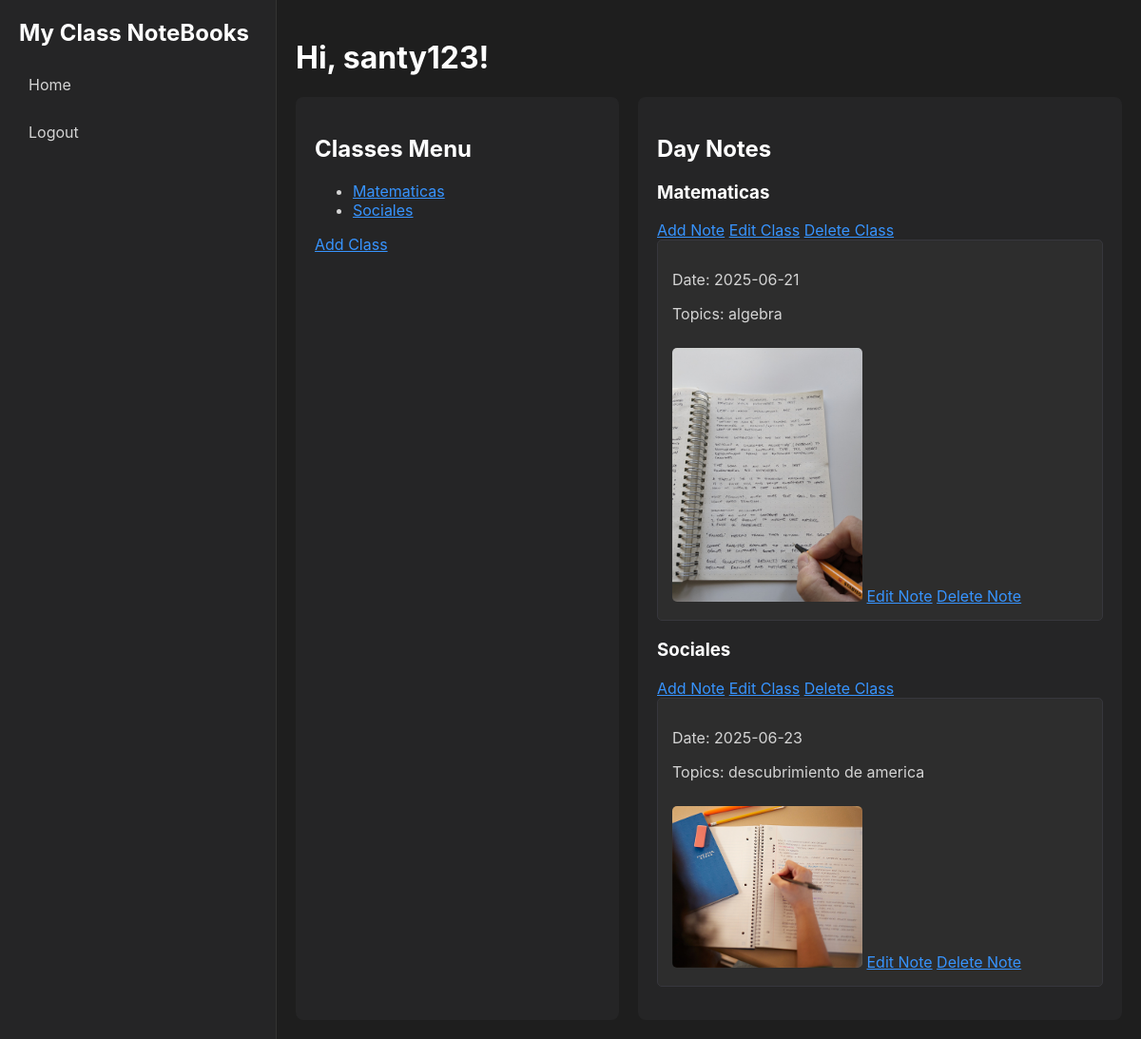
Before: /index (signed in) with the older database file.
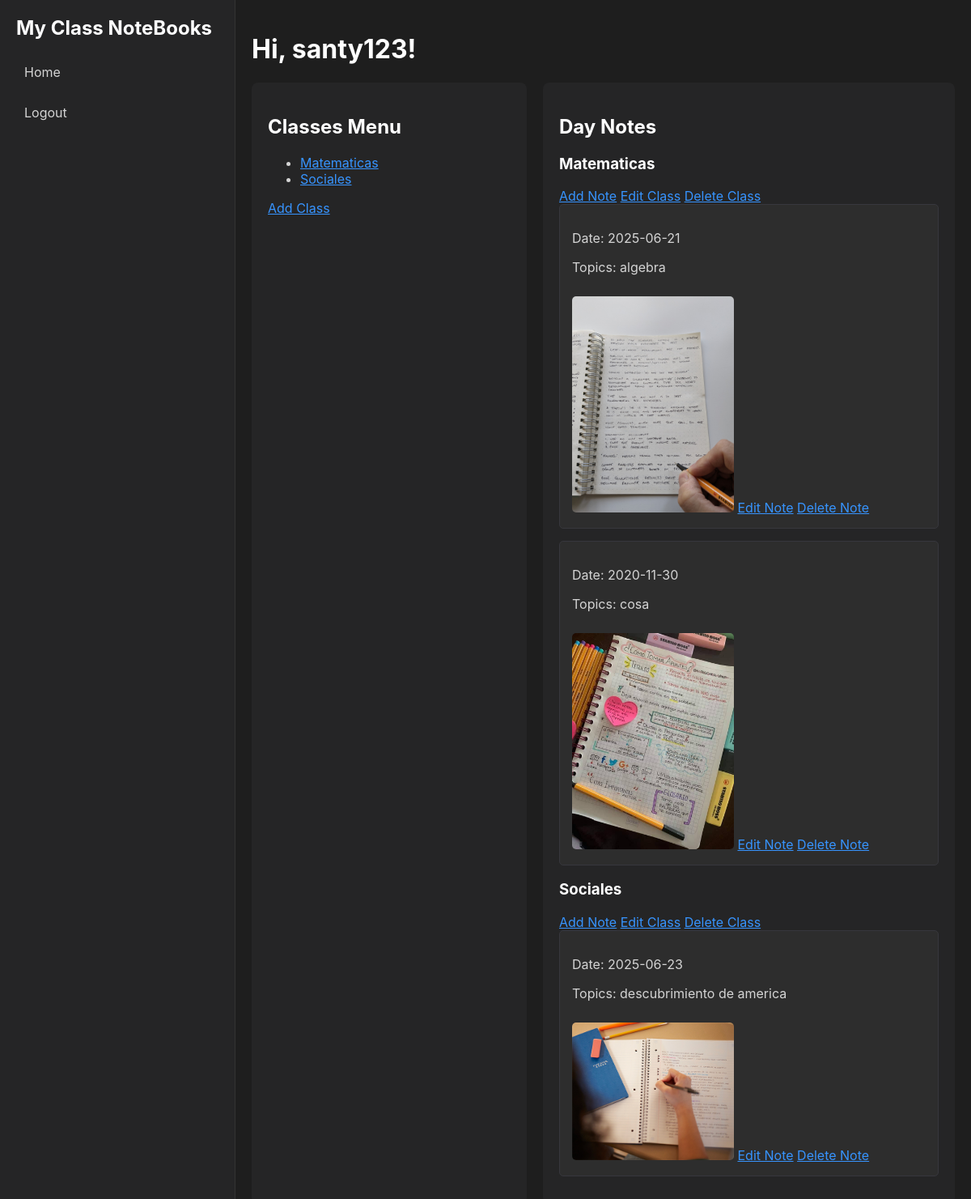
After: the same page with the newer database file.
### app/models.py (models this page shows, shortened)
class User(UserMixin, db.Model):
    id = db.Column(db.Integer, primary_key=True)
    username = db.Column(db.String(64), index=True, unique=True)
    email = db.Column(db.String(120), index=True, unique=True)
    password_hash = db.Column(db.String(128))
    classes = db.relationship('Class', backref='author', lazy='dynamic')

class Class(db.Model):
    id = db.Column(db.Integer, primary_key=True)
    name = db.Column(db.String(140))
    user_id = db.Column(db.Integer, db.ForeignKey('user.id'))
    notes = db.relationship('Note', backref='cl', lazy='dynamic')

class Note(db.Model):
    id = db.Column(db.Integer, primary_key=True)
    date = db.Column(db.String(140))
    topics = db.Column(db.String(140))
    image_path = db.Column(db.String(140))
    class_id = db.Column(db.Integer, db.ForeignKey('class.id'))

### app/routes.py (the view)
@app.route('/')
@app.route('/index')
@login_required
def index():
    classes = Class.query.filter_by(user_id=current_user.id).all()
    return render_template('index.html', title='Home', classes=classes)

### app/models.py (called while the page is built)
@login.user_loader
def load_user(id):
    return User.query.get(int(id))

### app/templates/index.html
{% extends "base.html" %}
{% block content %}
    <h1>Hi, {{ current_user.username }}!</h1>
    <div class="container">
        <div class="classes-menu">
            <h2>Classes Menu</h2>
            <ul>
                {% for class in classes %}
                    <li><a href="#">{{ class.name }}</a></li>
                {% endfor %}
            </ul>
            <a href="{{ url_for('add_class') }}">Add Class</a>
        </div>
        <div class="day-notes">
            <h2>Day Notes</h2>
            {% for class in classes %}
                <h3>{{ class.name }}</h3>
                <a href="{{ url_for('add_note', class_id=class.id) }}">Add Note</a>
                <a href="{{ url_for('edit_class', id=class.id) }}">Edit Class</a>
                <a href="{{ url_for('delete_class', id=class.id) }}">Delete Class</a>
                {% for note in class.notes %}
                    <div class="note">
                        <p>Date: {{ note.date }}</p>
                        <p>Topics: {{ note.topics }}</p>
                        <img src="{{ url_for('static', filename='uploads/' + note.image_path) }}" width="200px">
                        <a href="{{ url_for('edit_note', id=note.id) }}">Edit Note</a>
                        <a href="{{ url_for('delete_note', id=note.id) }}">Delete Note</a>
                    </div>
                {% endfor %}
            {% endfor %}
        </div>
    </div>
{% endblock %}

### app/templates/base.html (shortened to what this page needs)
<html lang="en">
<head>
    <link rel="stylesheet" href="{{ url_for('static', filename='style.css') }}">
</head>
<body>
    <div class="sidebar">
        <h2>My Class NoteBooks</h2>
        <a href="{{ url_for('index') }}">Home</a>
        {% if current_user.is_anonymous %}
        <a href="{{ url_for('login') }}">Login</a>
        <a href="{{ url_for('register') }}">Register</a>
        {% else %}
        <a href="{{ url_for('logout') }}">Logout</a>
        {% endif %}
    </div>
    <div class="main-content">
        {% block content %}{% endblock %}
    </div>
</body>
</html>

### app/static/style.css (style rules this page uses)
body { font-family: -apple-system, BlinkMacSystemFont, "Segoe UI", Roboto, Helvetica, Arial, sans-serif; margin: 0; display: flex; height: 100vh; background-color: #1e1e1e; color: #d4d4d4; }
.sidebar { width: 250px; background-color: #252526; padding: 20px; display: flex; flex-direction: column; border-right: 1px solid #333; }
.sidebar h2 { color: #ffffff; margin-top: 0; }
.sidebar a { color: #d4d4d4; text-decoration: none; padding: 10px; border-radius: 5px; margin-bottom: 10px; }
.main-content { flex-grow: 1; padding: 20px; background-color: #1e1e1e; overflow-y: auto; }
.container { display: flex; gap: 20px; }
.classes-menu, .day-notes { background-color: #252526; padding: 20px; border-radius: 8px; }
.classes-menu { width: 300px; }
.day-notes { flex-grow: 1; }
.note { background-color: #2d2d2d; border: 1px solid #37373d; padding: 15px; margin-bottom: 15px; border-radius: 5px; }
h1, h2, h3 { color: #ffffff; }
a { color: #3794ff; }
.note img { max-width: 100%; border-radius: 5px; margin-top: 10px; }

Changed rows visible on the page:
added Note: date "2020-11-30", topics "cosa", image_path (picture), shown under Class "Matematicas"
